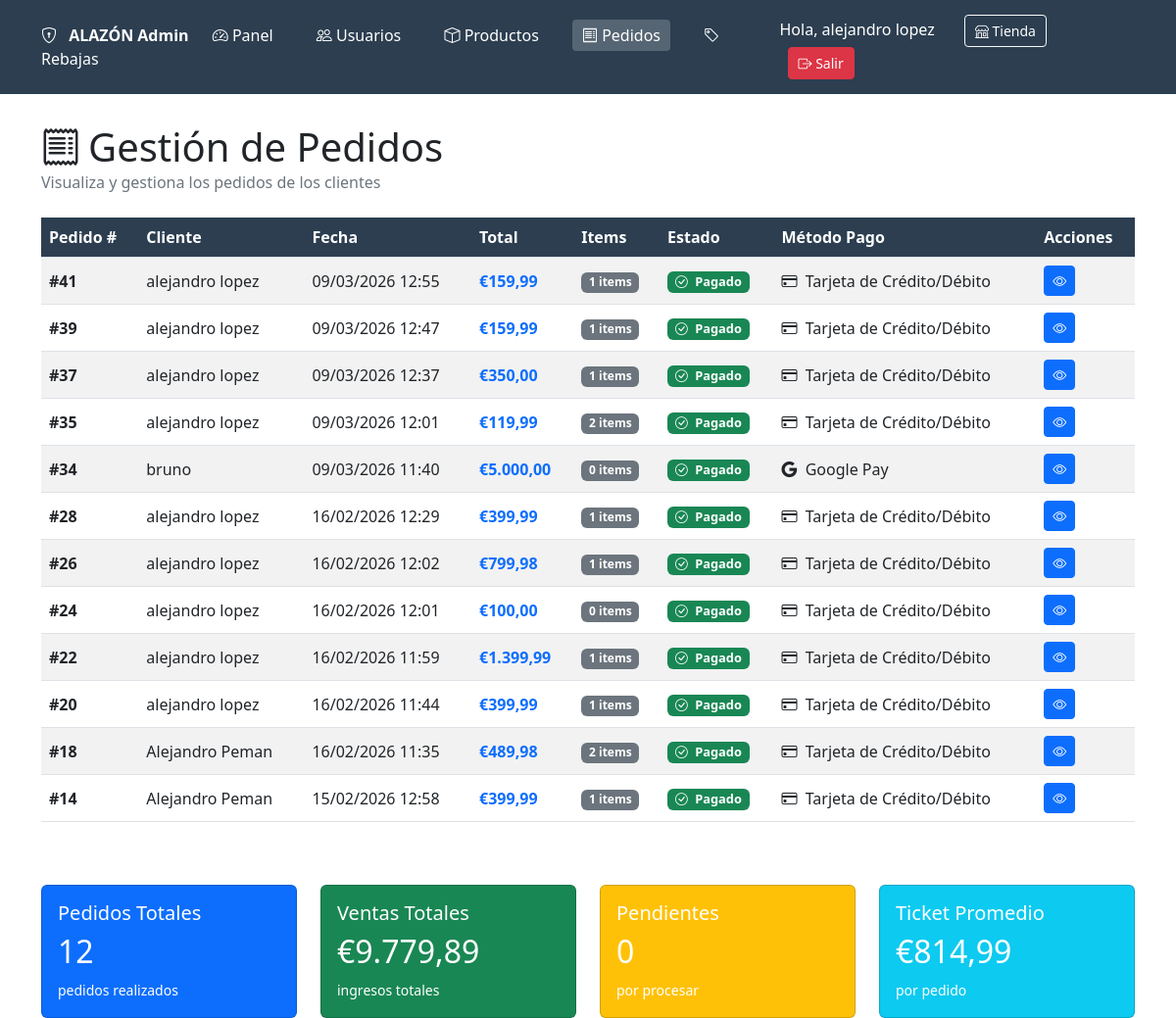
Page /admin_pedidos.php (signed in) on the committed database.
### tables this page shows
CREATE TABLE IF NOT EXISTS `orders` (
  `id` int(11) NOT NULL AUTO_INCREMENT,
  `user_id` int(11) NOT NULL,
  `fecha` timestamp NOT NULL DEFAULT current_timestamp(),
  `total` decimal(10,2) DEFAULT 0.00,
  `estado` enum('carrito','pagado','enviado','cancelado') DEFAULT 'carrito',
  `direccion_envio` text DEFAULT NULL,
  `metodo_pago_id` int(11) DEFAULT NULL,
  PRIMARY KEY (`id`),
  KEY `user_id` (`user_id`),
  KEY `fk_orders_metodo_pago` (`metodo_pago_id`)
);

CREATE TABLE IF NOT EXISTS `users` (
  `id` int(11) NOT NULL AUTO_INCREMENT,
  `nombre` varchar(100) NOT NULL,
  `email` varchar(100) NOT NULL,
  `password` varchar(255) NOT NULL,
  `rol` enum('cliente','admin') DEFAULT 'cliente',
  `fecha_registro` timestamp NOT NULL DEFAULT current_timestamp(),
  `fecha_actualizacion` timestamp NULL DEFAULT NULL,
  `pais` char(2) DEFAULT 'ES',
  PRIMARY KEY (`id`),
  UNIQUE KEY `email` (`email`),
  KEY `fk_users_pais` (`pais`)
);

CREATE TABLE IF NOT EXISTS `metodos_pago` (
  `id` int(11) NOT NULL AUTO_INCREMENT,
  `nombre` varchar(100) NOT NULL,
  `descripcion` text DEFAULT NULL,
  `icono` varchar(50) DEFAULT NULL,
  `activo` tinyint(1) DEFAULT 1,
  `orden` int(11) DEFAULT 0,
  PRIMARY KEY (`id`)
);

### admin_pedidos.php (the view, shortened to what this page needs)
<?php
$db = new Database();
$con = $db->getCon();
$where_conditions = ["o.estado != 'carrito'"];
$sql_filtrada = "SELECT o.*,
                        u.nombre as cliente,
                        mp.nombre as metodo_pago_nombre,
                        mp.icono as metodo_pago_icono,
                        (SELECT COUNT(*) FROM order_items WHERE order_id = o.id) as total_items
                 FROM orders o
                 JOIN users u ON o.user_id = u.id
                 LEFT JOIN metodos_pago mp ON o.metodo_pago_id = mp.id
                 WHERE " . implode(' AND ', $where_conditions) . "
                 ORDER BY o.fecha DESC";
$result = mysqli_query($con, $sql_filtrada);
?>
<!DOCTYPE html>
<html lang="es">
<head>
    <link href="https://cdn.jsdelivr.net/npm/bootstrap@5.2.3/dist/css/bootstrap.min.css" rel="stylesheet">
    <link href="https://cdn.jsdelivr.net/npm/bootstrap-icons@1.10.0/font/bootstrap-icons.css" rel="stylesheet">
</head>
<body>
    <nav class="admin-nav">
        <div class="container d-flex justify-content-between align-items-center">
            <div>
                <i class="bi-shield-lock me-2"></i>
                <strong>ALAZÓN Admin</strong>
                <a href="admin_panel.php"><i class="bi-speedometer2"></i> Panel</a>
                <a href="admin_usuarios.php"><i class="bi-people"></i> Usuarios</a>
                <a href="admin_productos.php"><i class="bi-box"></i> Productos</a>
                <a href="admin_pedidos.php" class="active"><i class="bi-receipt"></i> Pedidos</a>
                <a href="admin_rebajas.php"><i class="bi-tag"></i> Rebajas</a>
            </div>
            <div>
                <span class="me-3">Hola, <?php echo $_SESSION['nombre']; ?></span>
                <a href="index.php" class="btn btn-sm btn-outline-light">
                    <i class="bi-shop"></i> Tienda
                </a>
                <a href="logout.php" class="btn btn-sm btn-danger ms-2">
                    <i class="bi-box-arrow-right"></i> Salir
                </a>
            </div>
        </div>
    </nav>
    <div class="container">
        <div class="d-flex justify-content-between align-items-center mb-4">
            <div>
                <h1 class="mb-0"><i class="bi-receipt me-2"></i>Gestión de Pedidos</h1>
                <p class="text-muted mb-0">Visualiza y gestiona los pedidos de los clientes</p>
            </div>
        </div>
        <div class="table-responsive">
            <table class="table table-hover table-striped align-middle">
                <thead>
                    <tr>
                        <th>Pedido #</th>
                        <th>Cliente</th>
                        <th>Fecha</th>
                        <th>Total</th>
                        <th>Items</th>
                        <th>Estado</th>
                        <th>Método Pago</th>
                        <th>Acciones</th>
                    </tr>
                </thead>
                <tbody>
                    <?php while ($pedido = mysqli_fetch_assoc($result)):
                        $color_estado = 'secondary';
                        $icono_estado = 'bi-question-circle';
                        switch($pedido['estado']) {
                            case 'pagado':
                                $color_estado = 'success';
                                $icono_estado = 'bi-check-circle';
                                break;
                        }
                    ?>
                    <tr>
                        <td><strong>#<?php echo $pedido['id']; ?></strong></td>
                        <td><?php echo htmlspecialchars($pedido['cliente']); ?></td>
                        <td><?php echo date('d/m/Y H:i', strtotime($pedido['fecha'])); ?></td>
                        <td><strong class="text-primary">€<?php echo number_format($pedido['total'], 2, ',', '.'); ?></strong></td>
                        <td>
                            <span class="badge bg-secondary"><?php echo $pedido['total_items']; ?> items</span>
                        </td>
                        <td>
                            <span class="badge bg-<?php echo $color_estado; ?> badge-estado">
                                <i class="bi <?php echo $icono_estado; ?> me-1"></i>
                                <?php echo ucfirst($pedido['estado']); ?>
                            </span>
                        </td>
                        <td>
                            <?php if (!empty($pedido['metodo_pago_nombre'])): ?>
                                <i class="bi <?php echo $pedido['metodo_pago_icono'] ?? 'bi-credit-card'; ?> me-1"></i>
                                <?php echo htmlspecialchars($pedido['metodo_pago_nombre']); ?>
                            <?php else: ?>
                                <span class="text-muted">No especificado</span>
                            <?php endif; ?>
                        </td>
                        <td>
                            <div class="btn-group" role="group">
                                <a href="admin_pedido_detalle.php?id=<?php echo $pedido['id']; ?>"
                                   class="btn btn-sm btn-primary btn-view"
                                   title="Ver detalles del pedido">
                                    <i class="bi-eye"></i>
                                </a>
                            </div>
                        </td>
                    </tr>
                    <?php endwhile; ?>
                </tbody>
            </table>
        </div>
        <div class="row mt-5">
            <div class="col-md-3">
                <div class="card text-white bg-primary">
                    <div class="card-body">
                        <h5 class="card-title">Pedidos Totales</h5>
                        <?php
                        $sql_total = "SELECT COUNT(*) as total FROM orders WHERE estado != 'carrito'";
                        $result_total = mysqli_query($con, $sql_total);
                        $total = mysqli_fetch_assoc($result_total);
                        ?>
                        <h2><?php echo $total['total']; ?></h2>
                        <small>pedidos realizados</small>
                    </div>
                </div>
            </div>
            <div class="col-md-3">
                <div class="card text-white bg-success">
                    <div class="card-body">
                        <h5 class="card-title">Ventas Totales</h5>
                        <?php
                        $sql_ventas = "SELECT SUM(total) as ventas FROM orders WHERE estado != 'carrito'";
                        $result_ventas = mysqli_query($con, $sql_ventas);
                        $ventas = mysqli_fetch_assoc($result_ventas);
                        ?>
                        <h2>€<?php echo number_format($ventas['ventas'] ?? 0, 2, ',', '.'); ?></h2>
                        <small>ingresos totales</small>
                    </div>
                </div>
            </div>
            <div class="col-md-3">
                <div class="card text-white bg-warning">
                    <div class="card-body">
                        <h5 class="card-title">Pendientes</h5>
                        <?php
                        $sql_pendientes = "SELECT COUNT(*) as pendientes FROM orders WHERE estado = 'pendiente'";
                        $result_pendientes = mysqli_query($con, $sql_pendientes);
                        $pendientes = mysqli_fetch_assoc($result_pendientes);
                        ?>
                        <h2><?php echo $pendientes['pendientes']; ?></h2>
                        <small>por procesar</small>
                    </div>
                </div>
            </div>
            <div class="col-md-3">
                <div class="card text-white bg-info">
                    <div class="card-body">
                        <h5 class="card-title">Ticket Promedio</h5>
                        <?php
                        $sql_promedio = "SELECT AVG(total) as promedio FROM orders WHERE estado != 'carrito'";
                        $result_promedio = mysqli_query($con, $sql_promedio);
                        $promedio = mysqli_fetch_assoc($result_promedio);
                        ?>
                        <h2>€<?php echo number_format($promedio['promedio'] ?? 0, 2, ',', '.'); ?></h2>
                        <small>por pedido</small>
                    </div>
                </div>
            </div>
        </div>
    </div>
</body>
</html>

### admin_pedidos.php (style rules this page uses)
.admin-nav { background: #2c3e50; color: white; padding: 15px; margin-bottom: 30px; }
.admin-nav a { color: white; text-decoration: none; margin: 0 10px; padding: 5px 10px; border-radius: 4px; }
.admin-nav a.active { background: rgba(255,255,255,0.2); }
.badge-estado { font-size: 0.8em; padding: 4px 8px; }
.table th { background-color: #2c3e50; color: white; }
.btn-view { transition: all 0.2s; }

### rows in the picture
orders: id "41", user.nombre "alejandro lopez", fecha "09/03/2026 12:55", total "159,99", total_items "1", estado "Pagado", metodo_pago.nombre "Tarjeta de Crédito/Débito"
orders: id "39", user.nombre "alejandro lopez", fecha "09/03/2026 12:47", total "159,99", total_items "1", estado "Pagado", metodo_pago.nombre "Tarjeta de Crédito/Débito"
orders: id "37", user.nombre "alejandro lopez", fecha "09/03/2026 12:37", total "350,00", total_items "1", estado "Pagado", metodo_pago.nombre "Tarjeta de Crédito/Débito"
orders: id "35", user.nombre "alejandro lopez", fecha "09/03/2026 12:01", total "119,99", total_items "2", estado "Pagado", metodo_pago.nombre "Tarjeta de Crédito/Débito"
orders: id "34", user.nombre "bruno", fecha "09/03/2026 11:40", total "5.000,00", total_items "0", estado "Pagado", metodo_pago.nombre "Google Pay"
orders: id "28", user.nombre "alejandro lopez", fecha "16/02/2026 12:29", total "399,99", total_items "1", estado "Pagado", metodo_pago.nombre "Tarjeta de Crédito/Débito"
orders: id "26", user.nombre "alejandro lopez", fecha "16/02/2026 12:02", total "799,98", total_items "1", estado "Pagado", metodo_pago.nombre "Tarjeta de Crédito/Débito"
orders: id "24", user.nombre "alejandro lopez", fecha "16/02/2026 12:01", total "100,00", total_items "0", estado "Pagado", metodo_pago.nombre "Tarjeta de Crédito/Débito"
orders: id "22", user.nombre "alejandro lopez", fecha "16/02/2026 11:59", total "1.399,99", total_items "1", estado "Pagado", metodo_pago.nombre "Tarjeta de Crédito/Débito"
orders: id "20", user.nombre "alejandro lopez", fecha "16/02/2026 11:44", total "399,99", total_items "1", estado "Pagado", metodo_pago.nombre "Tarjeta de Crédito/Débito"
orders: id "18", user.nombre "Alejandro Peman", fecha "16/02/2026 11:35", total "489,98", total_items "2", estado "Pagado", metodo_pago.nombre "Tarjeta de Crédito/Débito"
orders: id "14", user.nombre "Alejandro Peman", fecha "15/02/2026 12:58", total "399,99", total_items "1", estado "Pagado", metodo_pago.nombre "Tarjeta de Crédito/Débito"

### other values in the picture
$_SESSION['nombre'] "alejandro lopez"
$total['total'] "12"
$ventas['ventas'] "9.779,89"
$pendientes['pendientes'] "0"
$promedio['promedio'] "814,99"
